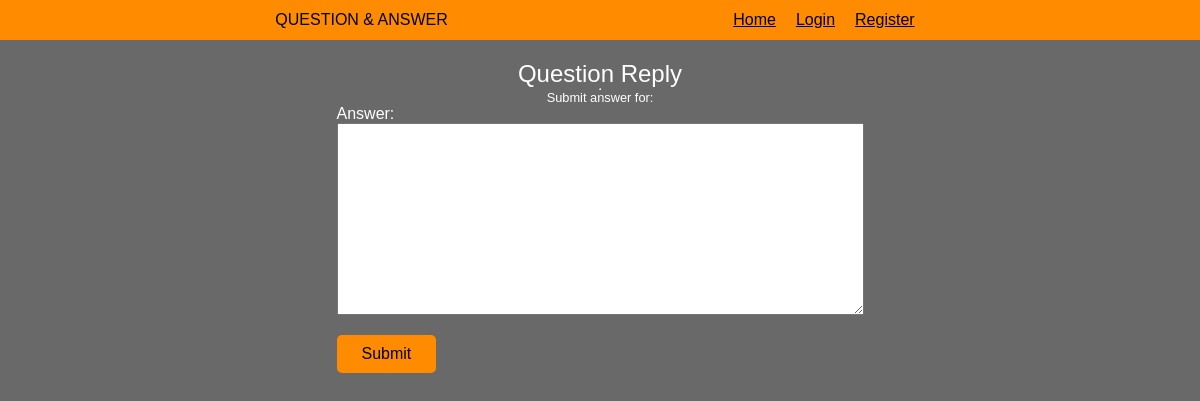
The page /answer/2 on the database as committed earlier.
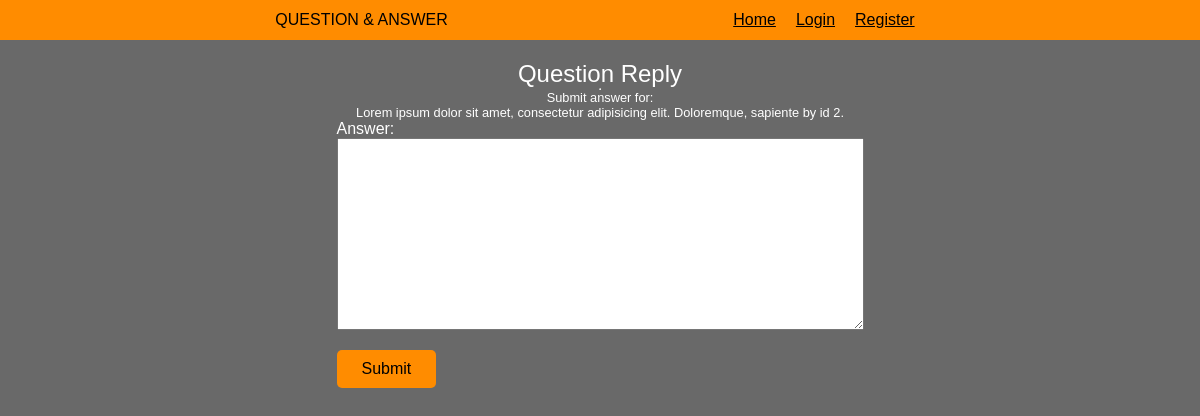
The same page on the database as committed later.
### tables this page shows
CREATE TABLE "questions"
(
    id            INTEGER
        primary key autoincrement,
    question_text TEXT    not null,
    answer_text   TEXT,
    asked_by_id   INTEGER not null,
    expert_id     INTEGER not null
);

### application/routes/answer.py (the view)
@app.route('/answer/<question_id>', methods=['POST', 'GET'])
def answer(question_id):
    user = user_session()
    db = db_get()
    question_curr = db.execute('SELECT question_text from questions WHERE id = ?', [question_id])
    question_result = question_curr.fetchone()
    if request.method == 'POST':
        db.execute('UPDATE questions SET answer_text = ? WHERE id = ? ', [request.form['question'], question_id])
        db.commit()
        return redirect(url_for('unanswered'))
    return render_template('answer.html', user=user, question_result=question_result)

### application/__init__.py (called while the page is built)
def db_conn():
    sql = sqlite3.connect(r'C:\Users\Khoshkar\PycharmProjects\Question-Answer\application\database\database.db')
    sql.row_factory = sqlite3.Row
    return sql

def db_get():
    if not hasattr(g, 'sqlite3'):
        g.sqlite_db = db_conn()
    return g.sqlite_db

@app.teardown_appcontext
def db_close(error):
    if hasattr(g, 'sqlite_db'):
        g.sqlite_db.close()

def user_session():
    session_db = None
    if 'user' in session:
        user = session['user']
        db = db_get()
        session_curr = db.execute('SELECT id, name, admin, expert FROM users WHERE name = ?', [user])
        session_db = session_curr.fetchone()
    return session_db

### application/templates/answer.html (shortened to what this page needs)
{% extends 'base.html' %}
{% block body %}
    <article class="ask-question">
        <span>Question Reply</span>
        <hr>
        <section>
            <span style="font-size: 0.8rem">Submit answer for:</span>
            <span style="font-size: 0.8rem">{{ question_result['question_text'] }}</span>
            <form method="post">
                <label for="question">Answer:
                    <textarea name="question" id="question" cols="50" rows="10"></textarea>
                </label>
                <button type="submit">Submit</button>
            </form>
        </section>
    </article>
{% endblock %}

Rows that differ between the two databases and show on the page:
added questions: question_text "Lorem ipsum dolor sit amet, consectetur adipisicing elit. Doloremque, sapiente by id 2."
